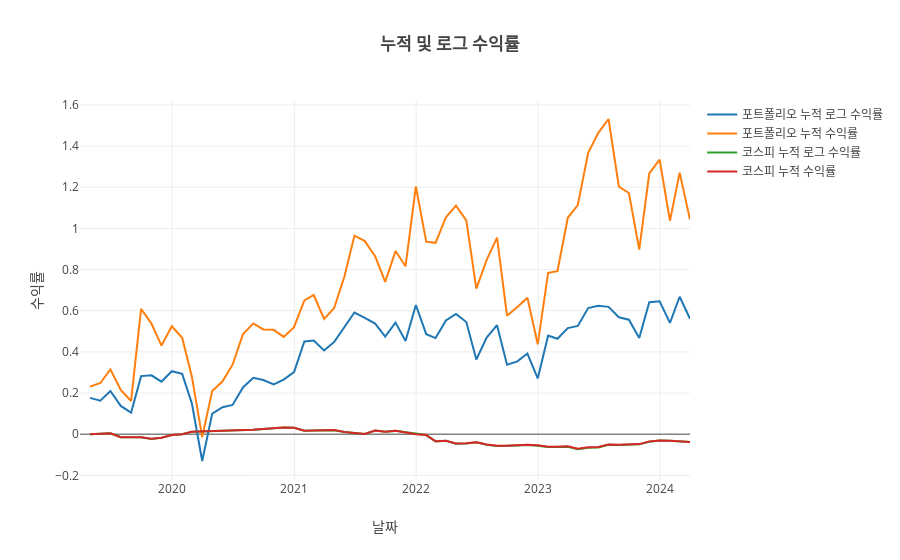

Here is the notebook cell this chart was saved with:
### Code cell
import plotly.graph_objs as go

# mean_result 데이터프레임으로부터 날짜와 각 열 데이터 추출
dates = mean_result.index
cumulative_log_returns = mean_result['누적 로그 수익률']
cumulative_returns = mean_result['누적 수익률']
cumulative_log_returns1 = ref_returns['누적 로그 수익률']
cumulative_returns1 = ref_returns['누적 수익률']
# 라인 그래프 생성
trace1 = go.Scatter(x=dates, y=cumulative_log_returns, mode='lines', name='포트폴리오 누적 로그 수익률')
trace2 = go.Scatter(x=dates, y=cumulative_returns, mode='lines', name='포트폴리오 누적 수익률')
trace3 = go.Scatter(x=dates, y=cumulative_log_returns1, mode='lines', name='코스피 누적 로그 수익률')
trace4 = go.Scatter(x=dates, y=cumulative_returns1, mode='lines', name='코스피 누적 수익률')

# 그래프 레이아웃 설정
layout = go.Layout(title='<b> 누적 및 로그 수익률 <b>', xaxis=dict(title='날짜'), yaxis=dict(title='수익률'))

# 그래프 생성 및 표시
fig = go.Figure(data=[trace1, trace2, trace3, trace4], layout=layout)
fig.show()
